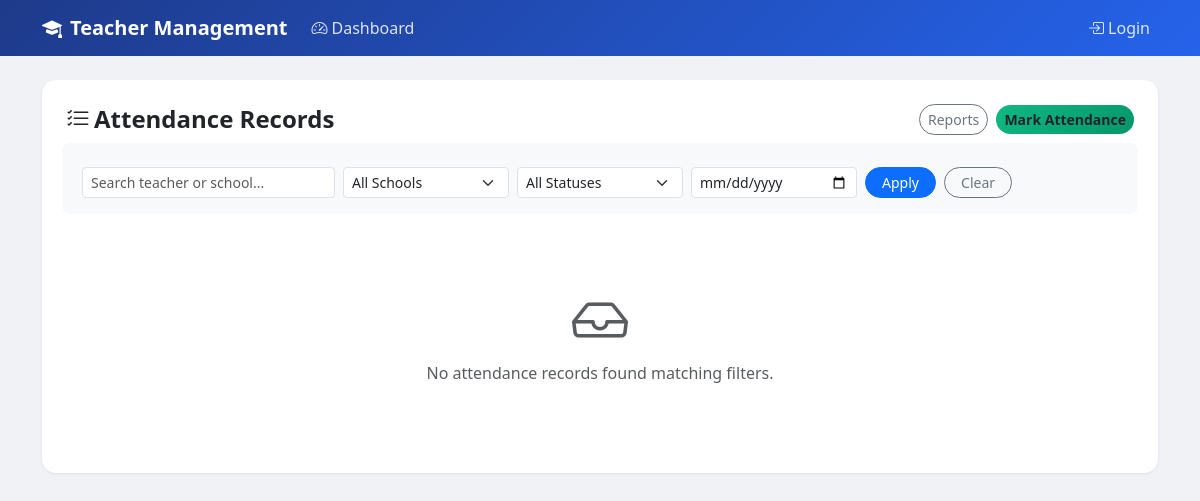
/attendances/, run on an earlier commit of the app's database.
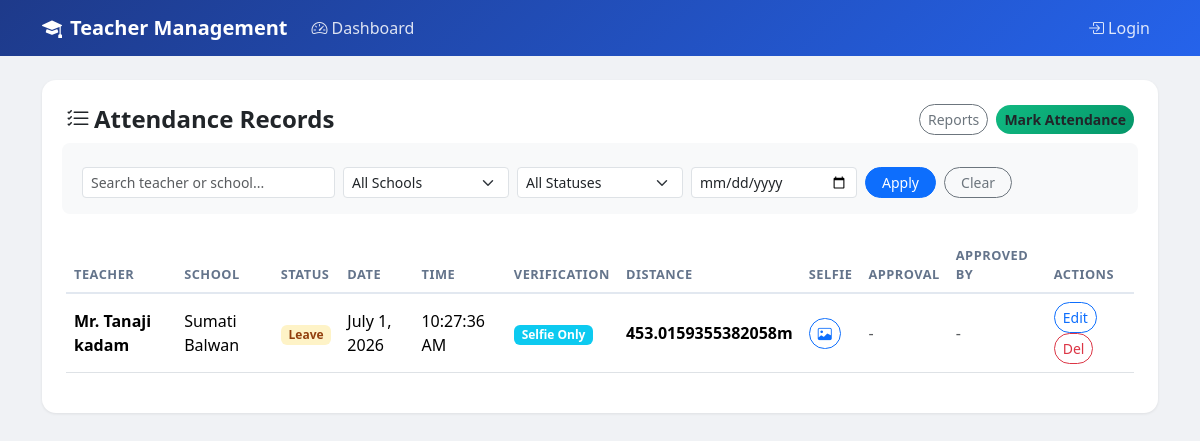
And on a later commit of the database.
### management/models.py (models this page shows, shortened)
class Attendance(models.Model):
    class StatusChoices(models.TextChoices):
        PRESENT = 'present', 'Present'
        ABSENT = 'absent', 'Absent'
        LEAVE = 'leave', 'Leave'
        CL = 'cl', 'CL (Casual Leave)'
        HALF_LEAVE = 'half_leave', 'Half Leave'
        OTHER = 'other', 'Other'
        OFFICIAL_DUTY = 'official_duty', 'Official Duty'
    WEEKDAY_CHOICES = [
        ('MON', 'Monday'),
        ('TUE', 'Tuesday'),
        ('WED', 'Wednesday'),
        ('THU', 'Thursday'),
        ('FRI', 'Friday'),
        ('SAT', 'Saturday'),
        ('SUN', 'Sunday'),
    ]
    VERIFICATION_CHOICES = [
        ('GPS_SELFIE', 'GPS + Selfie'),
        ('GPS', 'GPS Only'),
        ('SELFIE', 'Selfie Only'),
        ('MANUAL', 'Manual'),
    ]
    APPROVAL_CHOICES = [
        ('pending', 'Pending'),
        ('approved', 'Approved'),
        ('rejected', 'Rejected'),
        ('none', 'None'),
    ]
    teacher = models.ForeignKey(Teacher, on_delete=models.CASCADE, related_name='attendances')
    school = models.ForeignKey(School, on_delete=models.CASCADE, related_name='attendances')
    course = models.ForeignKey(Course, on_delete=models.SET_NULL, null=True, blank=True, related_name='attendances')
    attendance_date = models.DateField(default=timezone.now)
    attendance_status = models.CharField(max_length=20, choices=StatusChoices.choices, default=StatusChoices.PRESENT)
    standard_class = models.CharField(max_length=100, blank=True, null=True, help_text="Standard/Class (STD)")
    weekday = models.CharField(max_length=20, blank=True, choices=WEEKDAY_CHOICES)
    start_time = models.TimeField(null=True, blank=True)
    end_time = models.TimeField(null=True, blank=True)
    room = models.CharField(max_length=50, blank=True)
    notes = models.TextField(blank=True)
    created_at = models.DateTimeField(default=timezone.now)
    marked_at = models.DateTimeField(default=timezone.now)
    latitude = models.FloatField(null=True, blank=True)
    longitude = models.FloatField(null=True, blank=True)
    location = models.CharField(max_length=255, blank=True, null=True, help_text="Human readable location or address description")
    distance_from_school = models.FloatField(null=True, blank=True, help_text="Distance in meters")
    attendance_time = models.TimeField(default=timezone.now)
    device_id = models.CharField(blank=True, max_length=255, null=True)
    face_confidence = models.FloatField(blank=True, null=True)
    qr_code_data = models.CharField(blank=True, max_length=255, null=True)
    selfie_image = models.ImageField(blank=True, null=True, upload_to='attendance_selfies/')
    verification_method = models.CharField(max_length=50, choices=VERIFICATION_CHOICES, default='GPS_SELFIE')
    wifi_bssid = models.CharField(blank=True, max_length=255, null=True)
    wifi_ssid = models.CharField(blank=True, max_length=255, null=True)
    approval_status = models.CharField(max_length=20, choices=APPROVAL_CHOICES, default='none')
    approved_by = models.ForeignKey(User, on_delete=models.SET_NULL, null=True, blank=True, related_name='approved_attendances')
    approved_at = models.DateTimeField(null=True, blank=True)
    official_duty_reason = models.TextField(blank=True, null=True, help_text="Reason for official duty when outside school radius")
    class Meta:
        ordering = ['-attendance_date', 'weekday', 'start_time', 'teacher__last_name']
        constraints = [
            models.UniqueConstraint(fields=['teacher', 'attendance_date'], name='unique_teacher_attendance_per_day')
        ]

class Teacher(models.Model):
    user = models.OneToOneField(User, on_delete=models.CASCADE, null=True, blank=True, related_name='teacher_profile')
    first_name = models.CharField(max_length=120)
    last_name = models.CharField(max_length=120)
    email = models.EmailField(blank=True)
    phone = models.CharField(max_length=80, blank=True)
    qualification = models.CharField(max_length=200, blank=True)
    notes = models.TextField(blank=True)
    active = models.BooleanField(default=True)
    school = models.ForeignKey(School, on_delete=models.SET_NULL, null=True, blank=True, related_name='teachers')
    class Meta:
        ordering = ["last_name", "first_name"]
    @property
    def full_name(self):
        return f"{self.first_name} {self.last_name}"

class School(models.Model):
    name = models.CharField(max_length=200)
    city = models.CharField(max_length=120, blank=True)
    address = models.CharField(max_length=255, blank=True)
    email = models.EmailField(blank=True)
    phone = models.CharField(max_length=20, blank=True)
    school_latitude = models.FloatField(
        null=True,
        blank=True,
        validators=[MinValueValidator(-90.0), MaxValueValidator(90.0)]
    )
    school_longitude = models.FloatField(
        null=True,
        blank=True,
        validators=[MinValueValidator(-180.0), MaxValueValidator(180.0)]
    )
    allowed_radius_meters = models.IntegerField(
        default=500,
        validators=[MinValueValidator(1)],
        help_text="Allowed radius in meters"
    )
    class Meta:
        ordering = ["name"]

### management/views.py (the view)
# urls.py: path("attendances/", views.attendance_list, name="attendance_list"),
def attendance_list(request):
    query = request.GET.get("q", "")
    school_id = request.GET.get("school", "")
    status = request.GET.get("status", "")
    date_filter = request.GET.get("date", "")
    attendances = Attendance.objects.select_related("teacher", "school", "approved_by").order_by("-attendance_date", "-attendance_time")
    if query:
        attendances = attendances.filter(
            Q(teacher__first_name__icontains=query) |
            Q(teacher__last_name__icontains=query) |
            Q(school__name__icontains=query)
        )
    if school_id:
        attendances = attendances.filter(school_id=school_id)
    if status:
        attendances = attendances.filter(attendance_status=status)
    if date_filter:
        attendances = attendances.filter(attendance_date=date_filter)
    schools = School.objects.all()
    statuses = Attendance.StatusChoices.choices
    return render(
        request,
        "management/attendance_list.html",
        {
            "attendances": attendances,
            "schools": schools,
            "statuses": statuses,
            "query": query,
            "selected_school": int(school_id) if school_id else None,
            "selected_status": status,
            "selected_date": date_filter,
        },
    )

### templates/management/attendance_list.html (shortened to what the changed rows need)
{% extends "management/base.html" %}
{% block content %}
<div class="content-card">
    {% if attendances %}
    <div class="table-responsive">
        <table class="table table-hover">
            <thead>
                <tr>
                    <th>Teacher</th>
                    <th>School</th>
                    <th>Status</th>
                    <th>Date</th>
                    <th>Time</th>
                    <th>Verification</th>
                    <th>Distance</th>
                    <th>Selfie</th>
                    <th>Approval</th>
                    <th>Approved By</th>
                    <th>Actions</th>
                </tr>
            </thead>
            <tbody>
                {% for attendance in attendances %}
                <tr>
                    <td><strong>{{ attendance.teacher.full_name }}</strong></td>
                    <td>{{ attendance.school.name }}</td>
                    <td>
                        {% if attendance.attendance_status == "present" or attendance.attendance_status == "PRESENT" %}
                            <span class="badge badge-present">Present</span>
                        {% elif attendance.attendance_status == "absent" or attendance.attendance_status == "ABSENT" %}
                            <span class="badge badge-absent">Absent</span>
                        {% elif attendance.attendance_status == "leave" %}
                            <span class="badge badge-leave">Leave</span>
                        {% elif attendance.attendance_status == "cl" %}
                            <span class="badge badge-cl">CL</span>
                        {% elif attendance.attendance_status == "half_leave" %}
                            <span class="badge badge-half_day">Half Day</span>
                        {% elif attendance.attendance_status == "other" %}
                            <span class="badge bg-secondary">Other</span>
                        {% endif %}
                    </td>
                    <td>{{ attendance.attendance_date }}</td>
                    <td>
                        {% if attendance.attendance_time %}
                            {{ attendance.attendance_time|time:"h:i:s A" }}
                        {% else %}
                            <span class="text-muted">-</span>
                        {% endif %}
                    </td>
                    <td><span class="badge bg-info">{{ attendance.get_verification_method_display }}</span></td>
                    <td>
                        {% if attendance.distance_from_school is not None %}
                            <span class="fw-bold">{{ attendance.distance_from_school }}m</span>
                        {% else %}
                            <span class="text-muted">-</span>
                        {% endif %}
                    </td>
                    <td>
                        {% if attendance.selfie_image %}
                            <a href="{{ attendance.selfie_image.url }}" target="_blank" class="btn btn-sm btn-outline-primary rounded-pill">
                                <i class="bi bi-image"></i>
                            </a>
                        {% else %}
                            <span class="text-muted">-</span>
                        {% endif %}
                    </td>
                    <td>
                        {% if attendance.approval_status == "pending" %}
                            <span class="badge badge-pending">Pending</span>
                        {% elif attendance.approval_status == "approved" %}
                            <span class="badge badge-approved">Approved</span>
                        {% elif attendance.approval_status == "rejected" %}
                            <span class="badge badge-rejected">Rejected</span>
                        {% else %}
                            <span class="text-muted">-</span>
                        {% endif %}
                    </td>
                    <td>
                        {% if attendance.approved_by %}
                            {{ attendance.approved_by.get_full_name|default:attendance.approved_by.username }}
                        {% else %}
                            <span class="text-muted">-</span>
                        {% endif %}
                    </td>
                    <td>
                        <a href="{% url 'attendance_update' attendance.id %}" class="btn btn-sm btn-outline-primary rounded-pill px-2">Edit</a>
                        <a href="{% url 'attendance_delete' attendance.id %}" class="btn btn-sm btn-outline-danger rounded-pill px-2">Del</a>
                    </td>
                </tr>
                {% endfor %}
            </tbody>
        </table>
    </div>
    {% else %}
    <div class="text-center py-5">
        <i class="bi bi-inbox display-4 text-muted"></i>
        <p class="text-muted mt-2">No attendance records found matching filters.</p>
    </div>
    {% endif %}
</div>
{% endblock %}

What changed in the data, as far as the page shows it:
added Attendance: teacher.full_name "Mr. Tanaji kadam", school.name "Sumati Balwan", attendance_status "Leave", attendance_date "July 1, 2026", attendance_time "10:27:36 AM", verification_method "Selfie Only", distance_from_school "453.0159355382058"
Also different on the page:
text no longer shown: "No attendance records found matching filters."
text now shown: "TEACHER SCHOOL STATUS DATE TIME VERIFICATION DISTANCE SELFIE APPROVAL APPROVED BY ACTIONS"
